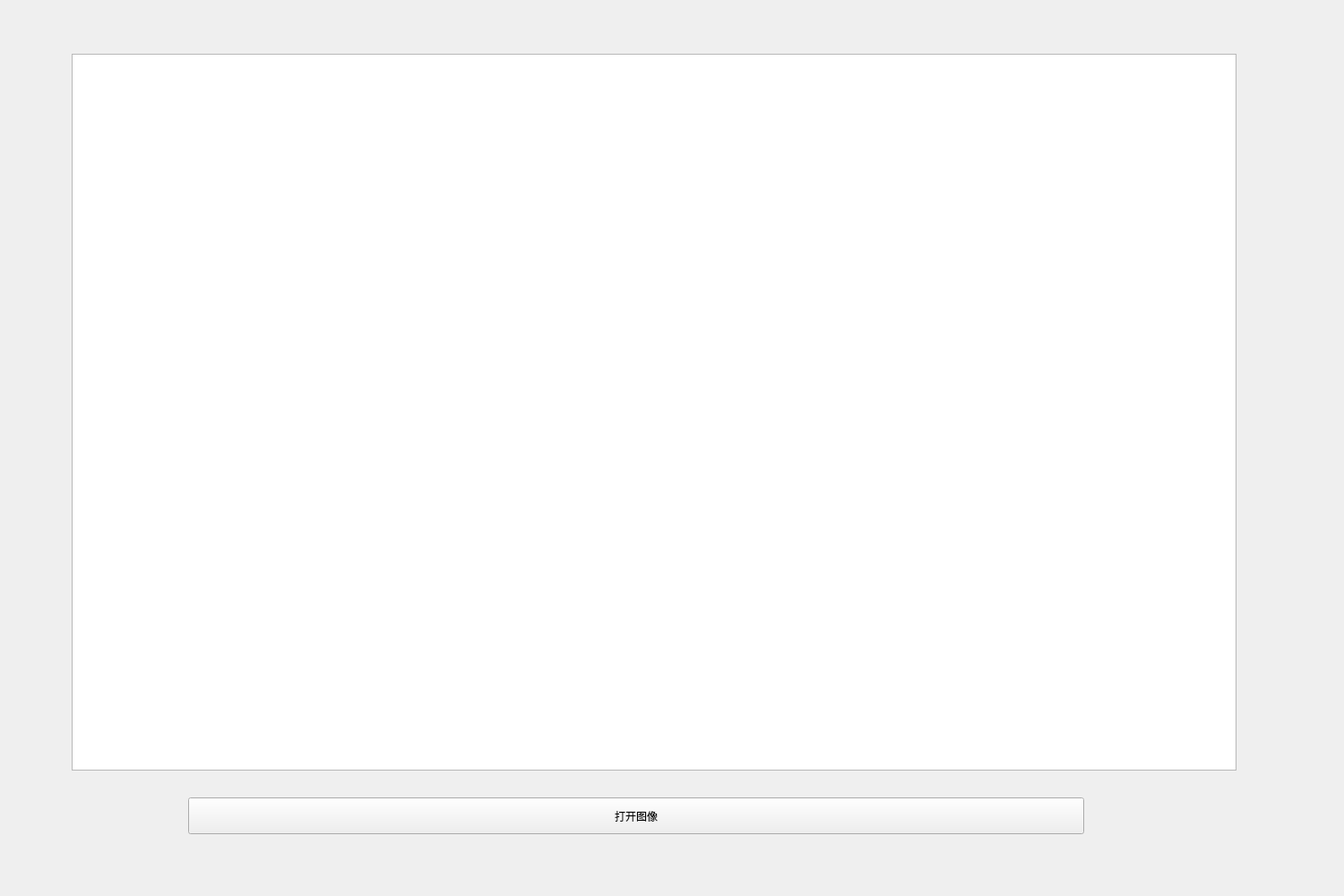
<?xml version="1.0" encoding="UTF-8"?>
<ui version="4.0">
 <class>ImageViewWindow</class>
 <widget class="QWidget" name="ImageViewWindow">
  <property name="geometry">
   <rect>
    <x>0</x>
    <y>0</y>
    <width>1500</width>
    <height>1000</height>
   </rect>
  </property>
  <property name="windowTitle">
   <string>Form</string>
  </property>
  <widget class="QPushButton" name="pb_open">
   <property name="geometry">
    <rect>
     <x>210</x>
     <y>890</y>
     <width>1000</width>
     <height>41</height>
    </rect>
   </property>
   <property name="text">
    <string>打开图像</string>
   </property>
  </widget>
  <widget class="FrmVisionDisplay" name="gv_image">
   <property name="geometry">
    <rect>
     <x>80</x>
     <y>60</y>
     <width>1300</width>
     <height>800</height>
    </rect>
   </property>
  </widget>
 </widget>
 <customwidgets>
  <customwidget>
   <class>FrmVisionDisplay</class>
   <extends>QGraphicsView</extends>
   <header location="global">src/ui/utils/imageWidget/frmVisionDisplay.h</header>
  </customwidget>
 </customwidgets>
 <resources/>
 <connections/>
</ui>
